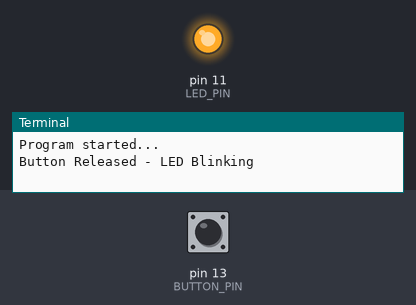
A program run on a simulated Raspberry Pi (header pin numbers). On the bench: output pins drawn as LEDs (lit = HIGH), the last lines printed to the terminal. The inputs (shaded band) are chosen by the test bench; at power-on: pin 13 (BUTTON_PIN) LOW.

Above: at 1.2 s.
1.3 s: pin 13 (BUTTON_PIN) pulled HIGH for 1.2 s
At 3.4 s:
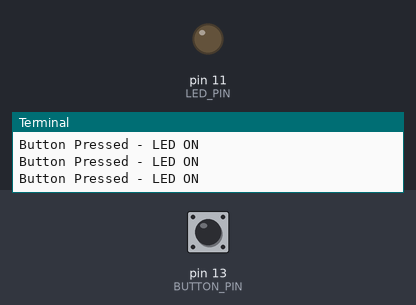
Timing chart, 0 to 10.8 s (numbered marks = the images above; inputs shaded):
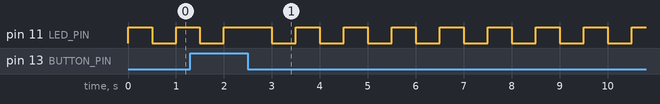

The program:

button_led_final.py
```python
import RPi.GPIO as GPIO
import time

# Setup GPIO mode
GPIO.setmode(GPIO.BOARD)

# Define pins
LED_PIN = 11
BUTTON_PIN = 13

# Setup GPIO pins
GPIO.setup(LED_PIN, GPIO.OUT)
GPIO.setup(BUTTON_PIN, GPIO.IN, pull_up_down=GPIO.PUD_DOWN)

print("Program started...")

try:
    while True:
        if GPIO.input(BUTTON_PIN) == GPIO.HIGH:
            GPIO.output(LED_PIN, GPIO.HIGH)  # LED ON when button pressed
            print("Button Pressed - LED ON")
        else:
            # LED Blinks when button not pressed
            GPIO.output(LED_PIN, GPIO.HIGH)
            time.sleep(0.5)
            GPIO.output(LED_PIN, GPIO.LOW)
            time.sleep(0.5)
            print("Button Released - LED Blinking")
except KeyboardInterrupt:
    GPIO.cleanup()
    print("Program stopped")
```
